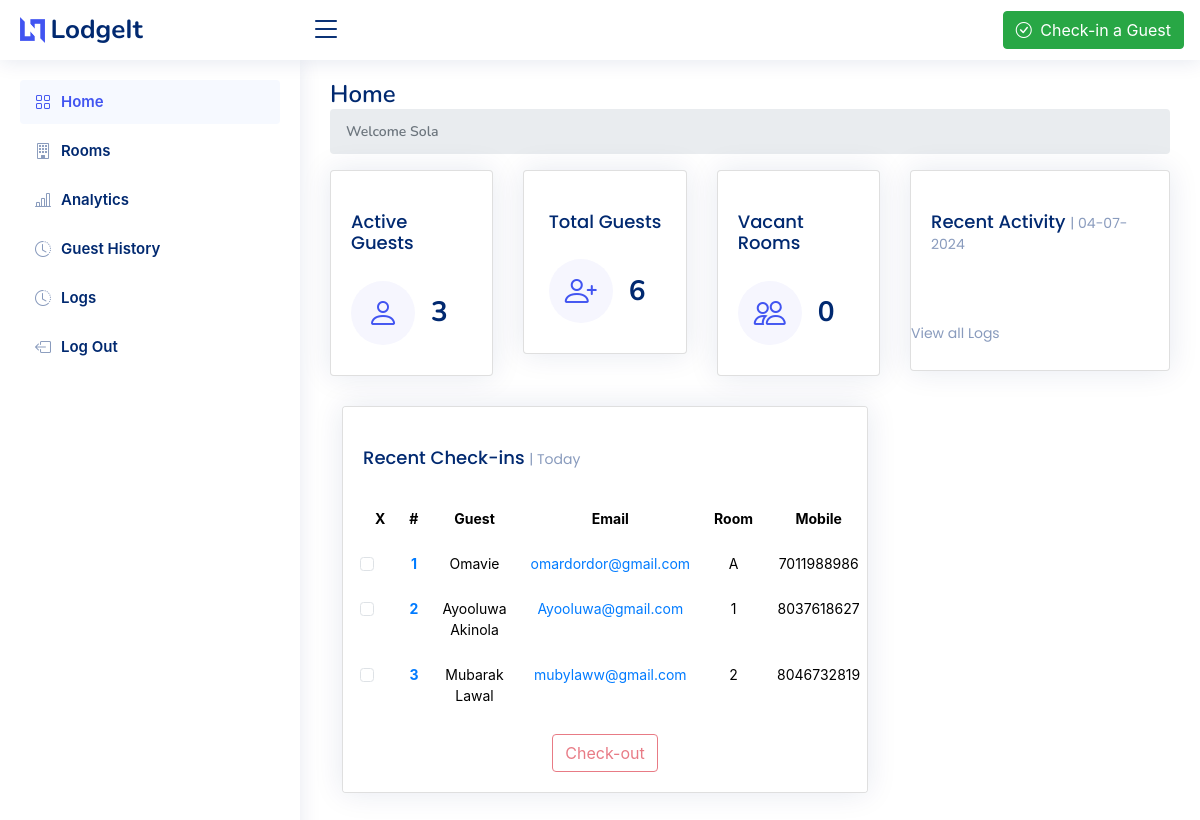
The page / (signed in) on the database as committed earlier.
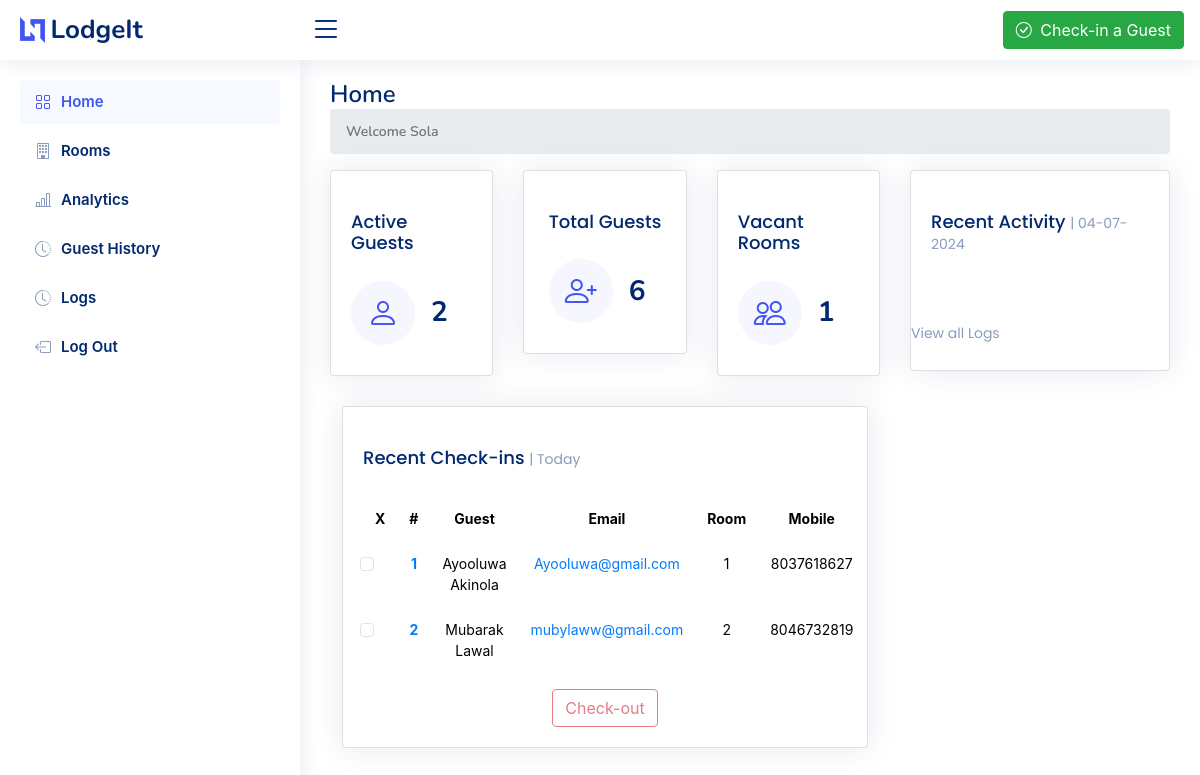
The same page on the database as committed later.
### LodgeApp/models.py (models this page shows, shortened)
class Guest(models.Model):
    name = models.CharField(max_length=50)
    email = models.EmailField()
    number = models.IntegerField()
    room  = models.ForeignKey(Room, on_delete=models.CASCADE)
    check_in = models.DateTimeField(auto_now_add=True)
    staff = models.ForeignKey(Staff, on_delete=models.CASCADE)
    check_out = models.DateTimeField(null=True,blank=True)
    revenue = models.ForeignKey(Revenue, on_delete=models.CASCADE, null=True, blank=True)
    company = models.ForeignKey(Company, on_delete=models.CASCADE, null=True)
    duration = models.IntegerField(null=True)

class Room(models.Model):
    suite = models.ForeignKey(Suite, on_delete=models.CASCADE, null=True)
    company = models.ForeignKey(Company, on_delete=models.CASCADE, null=True)
    room_number = models.CharField(max_length=10)
    room_status = models.BooleanField(default=False)

### LodgeApp/views.py (the view)
# urls.py: path('', views.dashboard, name='dashboard'),
def dashboard(request):
    if not request.user.is_authenticated:
        return redirect('sign-in')
    elif request.user.is_authenticated and request.user.company is None:
        return redirect('onboarding')
    now=timezone.now()
    logs = Log.objects.filter(
        timestamp__date=timezone.now().date(),
        company=request.user.company
        ).order_by('-id')[:5]
    active_guests = Guest.objects.filter(check_out__gte=now,
                                         company=request.user.company)
    total_guests = Guest.objects.filter(company=request.user.company).count()
    available_rooms = Room.objects.filter(room_status=False,
                                          company=request.user.company)
    context = {
        'now':now,
        'active_guests': active_guests,
        'total_guests': total_guests,
        'staff': request.user,
        'logs': logs,
        'available_rooms': available_rooms,
        'page_name':'Home'
    }
    return render(request, 'index.html', context)

### LodgeApp/templates/index.html (shortened to what the changed rows need)
{% extends 'base.html' %}
{% load static %}
{% load custom_filters %}
{% block content %}
<body>
    <main id="main" class="main">
      <div class="pagetitle">
        <h1>Home</h1>
      </div>
      <section class="section dashboard">
        <div class="row">
          <div class="col-lg-8">
            <div class="row">
              <div class="col-xxl-4 col-xl-4">
                <div class="card info-card sales-card align-items-center justify-content-center">
                  <div class="card-body">
                    <div class="d-flex align-items-center">
                      <div class="ps-3">
                        <h6>{{active_guests | length}}</h6>
                      </div>
                    </div>
                  </div>
                </div>
              </div>
              <div class="col-xxl-4 col-xl-4">
                <div class="card info-card sales-card align-items-center justify-content-center">
                  <div class="card-body">
                    <div class="d-flex align-items-center">
                      <div class="ps-3">
                        <h6>{{available_rooms|length}}</h6>
                      </div>
                    </div>
                  </div>
                </div>
              </div>
              <form action="{% url 'check-out' %}" method="post">
                <div class="col-12">
                    <div class="card recent-sales overflow-auto">
                        <div class="card-body">
                            <table class="table table-borderless datatable">
                                <thead>
                                    <tr>
                                        <th scope="col" class="text-center">X</th>
                                        <th scope="col" class="text-center">#</th>
                                        <th scope="col" class="text-center">Guest</th>
                                        <th scope="col" class="text-center d-none d-lg-table-cell">Email</th>
                                        <th scope="col" class="text-center">Room</th>
                                        <th scope="col" class="text-center">Mobile</th>
                                    </tr>
                                </thead>
                                <tbody>
                                    {% for guest in active_guests %}
                                    <tr>
                                        <td class="text-center">
                                            <input
                                                class="form-check-input me-1"
                                                type="checkbox"
                                                name="guest_ids"
                                                value="{{guest.id}}"
                                                aria-label="..."
                                            />
                                        </td>
                                        <th scope="row" class="text-center"><a href="#">{{ forloop.counter }}</a></th>
                                        <td class="text-center">{{guest.name}}</td>
                                        <td class="text-center d-none d-lg-table-cell">
                                            <a href="mailto:{{guest.email}}">{{guest.email}}</a>
                                        </td>
                                        <td class="text-center">{{guest.room.room_number}}</td>
                                        <td class="text-center">{{guest.number}}</td>
                                    </tr>
                                    {% endfor %}
                                </tbody>
                            </table>
                        </div>
                    </div>
                </div>
            </form>
            </div>
          </div>
          </div>
      </section>
    </main>
  </body>
  {% endblock content %}

Rows that differ between the two databases and show on the page:
no longer on this page (row edited): Guest: name "Omavie", email "omardordor@gmail.com", room.room_number "A", number "7011988986"
Other text that changed with them:
{{ active_guests | length }}: "3" → "2"
{{ available_rooms|length }}: "0" → "1"
